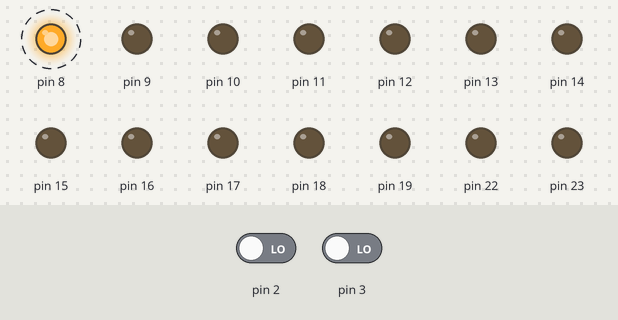
The sketch below on a simulated Arduino Uno, built with avr-gcc and run on an emulated ATmega328P. Parts: output pins drawn as LEDs (lit = HIGH). Dashed ring = blinking. The test bench sets the inputs (shaded band); at power-on: pin 2 LOW, pin 3 LOW.

Above: at 1.2 s.
1.3 s: pin 2 driven HIGH
At 3.8 s:
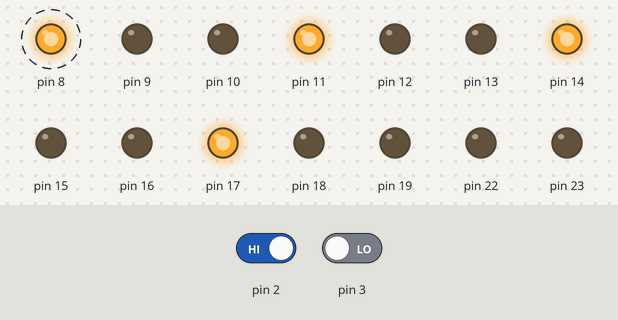
4.3 s: pin 3 driven HIGH
At 7.8 s:
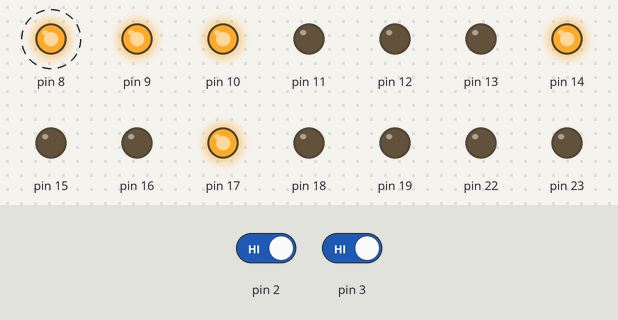
At 9.7 s:
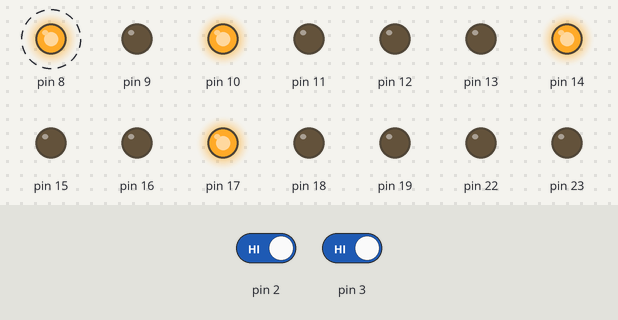
Timing chart, 0 to 25.5 s (numbered marks = the images above; inputs shaded):
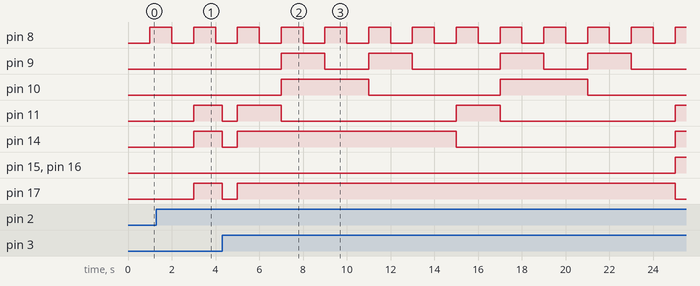

The sketch:

part1.ino
```cpp
int tens = 0, ones = 0, counter = 0, iterator = 1;
unsigned long time;
void setup()
{
  	DDRB = 255; //PortB data direction is set to output
  	DDRC = 255; //PortC data direction is set to output
  	DDRD = 0; //PortD data direction is set to input
    attachInterrupt(digitalPinToInterrupt(3),reset,RISING);//calls reset subroutine when button 1 is pressed
    attachInterrupt(digitalPinToInterrupt(2),other_way,RISING);//calls other_way subroutine when button 2 is pressed
}


void loop()
{
  if (counter < 0)
  {
    counter = 99; //set counter to 99 if decrementing from zero
  }
  if (counter > 99)
  {
    counter = 0; //set counter to 0 if incrementing from 99
  }
  ones = counter%10;//ones digit of the counter
  tens = counter/10;//tens digit of the counter
  PORTB = ones;//ones digit is sent to PORTB
  PORTC = tens;//tens digit is sent to PORTC
  if(millis() >= time + 1000)//delay of 1000ms
  {
    time = time + 1000;
  	counter = counter + iterator;//increment or decrement counter
  }
}

void reset()
{
    counter = 0;//set counter to 0
    PORTB = counter;//send 0 to PORTB
  	PORTC = counter;//send 0 to PORTC
}

void other_way()
{
    iterator = -iterator;//change counting mode
}
```

Measured:
- after the input at 1.3 s, pin 9: stays LOW (without the input it goes to HIGH after 0.70 s); pin 10: stays LOW (without the input it goes to HIGH after 2.7 s); pin 11, pin 14, pin 17: LOW → HIGH after 1.7 s
- after the input at 4.3 s, pin 15, pin 16: LOW → HIGH after 20.7 s instead of 18.7 s; pin 17: HIGH → LOW after 0.00 s instead of 18.7 s
- by itself, pin 8: alternates HIGH for 1.0 s and LOW for 1.0 s
